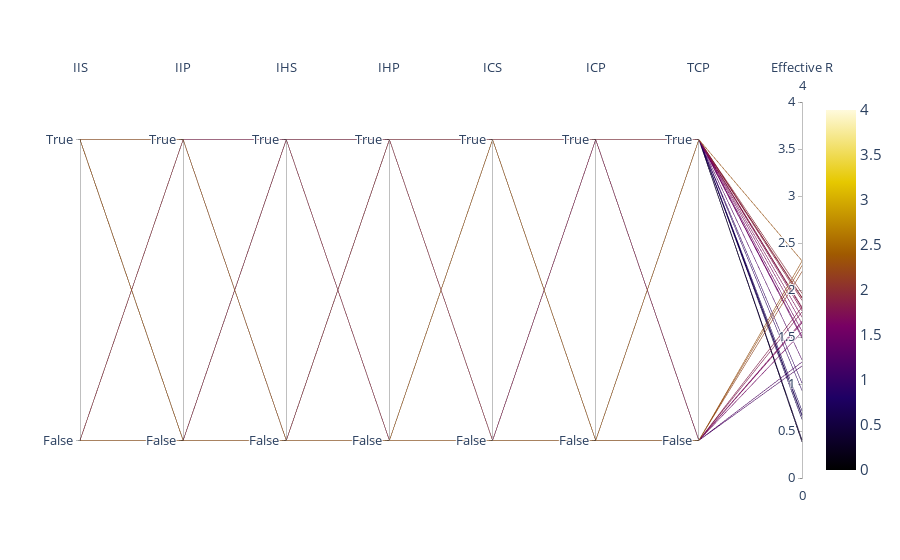

Notebook code cell kept with this figure:
### Code cell
# Plot hyperparam result
df_ei["isolate_individual_on_symptoms"] = df_ei["isolate_individual_on_symptoms"].map({True: 0.9, False: 0.1})
df_ei["isolate_individual_on_positive"] = df_ei["isolate_individual_on_positive"].map({True: 0.9, False: 0.1})
df_ei["isolate_household_on_symptoms"] = df_ei["isolate_household_on_symptoms"].map({True: 0.9, False: 0.1})
df_ei["isolate_household_on_positive"] = df_ei["isolate_household_on_positive"].map({True: 0.9, False: 0.1})
df_ei["isolate_contacts_on_symptoms"] = df_ei["isolate_contacts_on_symptoms"].map({True: 0.9, False: 0.1})
df_ei["isolate_contacts_on_positive"] = df_ei["isolate_contacts_on_positive"].map({True: 0.9, False: 0.1})
df_ei["test_contacts_on_positive"] = df_ei["test_contacts_on_positive"].map({True: 0.9, False: 0.1})

fig = go.Figure(data=
    go.Parcoords(
        line = dict(color = df_ei["Effective R"],
                   colorscale = "Electric",
                   showscale = True,
                   cmin = 0,
                   cmax = 4),
        dimensions = list([
            dict(range = [0,1],
                 tickvals = [0.1,0.9],
                 ticktext=["False", "True"],
                 label = 'IIS', values = df_ei['isolate_individual_on_symptoms']),
            dict(range = [0,1],
                 tickvals = [0.1,0.9],
                 ticktext=["False", "True"],
                 label = 'IIP', values = df_ei['isolate_individual_on_positive']),
            dict(range = [0,1],
                 tickvals = [0.1,0.9],
                 ticktext=["False", "True"],
                 label = 'IHS', values = df_ei['isolate_household_on_symptoms']),
            dict(range = [0,1],
                 tickvals = [0.1,0.9],
                 ticktext=["False", "True"],
                 label = 'IHP', values = df_ei['isolate_household_on_positive']),
            dict(range = [0,1],
                 tickvals = [0.1,0.9],
                 ticktext=["False", "True"],
                 label = 'ICS', values = df_ei['isolate_contacts_on_symptoms']),
            dict(range = [0,1],
                 tickvals = [0.1,0.9],
                 ticktext=["False", "True"],
                 label = 'ICP', values = df_ei['isolate_contacts_on_positive']),
            dict(range = [0,1],
                 tickvals = [0.1,0.9],
                 ticktext=["False", "True"],
                 label = 'TCP', values = df_ei['test_contacts_on_positive']),
            dict(range = [0, 4],
                 label = 'Effective R', values = df_ei['Effective R'])
        
        ])
    )
               )

fig.update_layout(
    plot_bgcolor = 'white',
    paper_bgcolor = 'white',
    font_size=15
)
fig.show()

### Figure 1 — Plotly figure (JSON) as saved in the notebook; plotly's stock layout.template omitted (floating-point values rounded to 4 significant figures)
{"data": [{"dimensions": [{"label": "IIS", "range": [0, 1], "ticktext": ["False", "True"], "tickvals": [0.1, 0.9], "values": [0.1, 0.1, 0.9, 0.9, 0.1, 0.9, 0.9, 0.1, 0.9, 0.9, 0.1, 0.1, 0.9, 0.1, 0.1, 0.9, 0.9, 0.1, 0.1, 0.9, 0.1, 0.1, 0.9, 0.1, 0.1, 0.9, 0.9, 0.9, 0.9, 0.9, 0.9, 0.9, 0.9, 0.9, 0.9, 0.9, 0.1, 0.9, 0.9, 0.9, 0.9, 0.9, 0.9, 0.9, 0.9, 0.9, 0.9, 0.9, 0.9, 0.9, 0.9, 0.9, 0.9, 0.9, 0.9]}, {"label": "IIP", "range": [0, 1], "ticktext": ["False", "True"], "tickvals": [0.1, 0.9], "values": [0.9, 0.9, 0.9, 0.9, 0.1, 0.1, 0.1, 0.1, 0.9, 0.1, 0.9, 0.1, 0.9, 0.9, 0.1, 0.9, 0.9, 0.1, 0.1, 0.9, 0.9, 0.9, 0.9, 0.9, 0.1, 0.9, 0.9, 0.9, 0.9, 0.9, 0.9, 0.9, 0.9, 0.9, 0.9, 0.9, 0.9, 0.9, 0.9, 0.1, 0.1, 0.9, 0.9, 0.9, 0.9, 0.9, 0.9, 0.9, 0.9, 0.9, 0.9, 0.9, 0.9, 0.9, 0.9]}, {"label": "IHS", "range": [0, 1], "ticktext": ["False", "True"], "tickvals": [0.1, 0.9], "values": [0.1, 0.9, 0.1, 0.9, 0.9, 0.9, 0.9, 0.9, 0.1, 0.1, 0.1, 0.1, 0.9, 0.9, 0.1, 0.1, 0.9, 0.1, 0.1, 0.9, 0.9, 0.9, 0.1, 0.1, 0.1, 0.9, 0.9, 0.9, 0.9, 0.9, 0.9, 0.9, 0.9, 0.9, 0.9, 0.9, 0.9, 0.9, 0.9, 0.9, 0.1, 0.9, 0.9, 0.9, 0.9, 0.9, 0.9, 0.9, 0.9, 0.9, 0.9, 0.9, 0.9, 0.9, 0.9]}, {"label": "IHP", "range": [0, 1], "ticktext": ["False", "True"], "tickvals": [0.1, 0.9], "values": [0.1, 0.9, 0.9, 0.1, 0.9, 0.9, 0.1, 0.1, 0.9, 0.1, 0.1, 0.1, 0.1, 0.1, 0.1, 0.1, 0.1, 0.1, 0.9, 0.1, 0.1, 0.1, 0.1, 0.9, 0.1, 0.1, 0.1, 0.1, 0.1, 0.1, 0.1, 0.1, 0.1, 0.1, 0.1, 0.1, 0.9, 0.1, 0.1, 0.1, 0.9, 0.1, 0.1, 0.1, 0.1, 0.1, 0.1, 0.1, 0.1, 0.9, 0.1, 0.1, 0.1, 0.1, 0.1]}, {"label": "ICS", "range": [0, 1], "ticktext": ["False", "True"], "tickvals": [0.1, 0.9], "values": [0.1, 0.1, 0.1, 0.1, 0.9, 0.1, 0.1, 0.9, 0.9, 0.9, 0.9, 0.1, 0.9, 0.1, 0.9, 0.9, 0.9, 0.1, 0.9, 0.9, 0.9, 0.9, 0.1, 0.9, 0.1, 0.9, 0.1, 0.9, 0.9, 0.9, 0.9, 0.9, 0.1, 0.9, 0.9, 0.9, 0.9, 0.9, 0.9, 0.9, 0.9, 0.9, 0.9, 0.9, 0.9, 0.9, 0.9, 0.9, 0.9, 0.9, 0.9, 0.9, 0.9, 0.9, 0.9]}, {"label": "ICP", "range": [0, 1], "ticktext": ["False", "True"], "tickvals": [0.1, 0.9], "values": [0.9, 0.9, 0.1, 0.9, 0.1, 0.1, 0.9, 0.1, 0.9, 0.1, 0.9, 0.1, 0.1, 0.9, 0.1, 0.1, 0.9, 0.9, 0.1, 0.1, 0.9, 0.1, 0.1, 0.9, 0.1, 0.9, 0.9, 0.9, 0.9, 0.9, 0.9, 0.9, 0.1, 0.9, 0.9, 0.9, 0.9, 0.9, 0.9, 0.9, 0.9, 0.9, 0.9, 0.9, 0.9, 0.9, 0.9, 0.9, 0.9, 0.9, 0.9, 0.9, 0.9, 0.9, 0.9]}, {"label": "TCP", "range": [0, 1], "ticktext": ["False", "True"], "tickvals": [0.1, 0.9], "values": [0.1, 0.1, 0.9, 0.1, 0.9, 0.9, 0.9, 0.9, 0.1, 0.1, 0.9, 0.9, 0.9, 0.1, 0.1, 0.1, 0.9, 0.1, 0.9, 0.9, 0.9, 0.9, 0.1, 0.9, 0.9, 0.9, 0.9, 0.9, 0.9, 0.9, 0.9, 0.9, 0.9, 0.9, 0.9, 0.9, 0.9, 0.9, 0.9, 0.9, 0.9, 0.9, 0.9, 0.9, 0.9, 0.9, 0.9, 0.9, 0.9, 0.9, 0.9, 0.9, 0.9, 0.9, 0.9]}, {"label": "Effective R", "range": [0, 4], "values": [1.817, 1.192, 1.923, 1.234, 1.89, 1.779, 0.6751, 1.913, 1.766, 2.307, 1.489, 1.804, 1.711, 1.552, 2.196, 2.26, 1.642, 1.666, 1.561, 1.817, 1.257, 1.509, 1.651, 1.965, 2.31, 0.3833, 0.4067, 0.3833, 0.3833, 0.3833, 0.3833, 0.3833, 1.01, 0.3833, 0.3833, 0.3833, 0.9309, 0.3833, 0.3833, 0.657, 0.7144, 0.3833, 0.3833, 0.3833, 0.3833, 0.3833, 0.3833, 0.3833, 0.3833, 0.6231, 0.3833, 0.3833, 0.3833, 0.3833, 0.3833]}], "line": {"cmax": 4, "cmin": 0, "color": [1.817, 1.192, 1.923, 1.234, 1.89, 1.779, 0.6751, 1.913, 1.766, 2.307, 1.489, 1.804, 1.711, 1.552, 2.196, 2.26, 1.642, 1.666, 1.561, 1.817, 1.257, 1.509, 1.651, 1.965, 2.31, 0.3833, 0.4067, 0.3833, 0.3833, 0.3833, 0.3833, 0.3833, 1.01, 0.3833, 0.3833, 0.3833, 0.9309, 0.3833, 0.3833, 0.657, 0.7144, 0.3833, 0.3833, 0.3833, 0.3833, 0.3833, 0.3833, 0.3833, 0.3833, 0.6231, 0.3833, 0.3833, 0.3833, 0.3833, 0.3833], "colorscale": [[0, "rgb(0,0,0)"], [0.2, "rgb(30,0,100)"], [0.4, "rgb(120,0,100)"], [0.6, "rgb(160,90,0)"], [0.8, "rgb(230,200,0)"], [1, "rgb(255,250,220)"]], "showscale": true}, "type": "parcoords"}], "layout": {"font": {"size": 15}, "paper_bgcolor": "white", "plot_bgcolor": "white"}}
